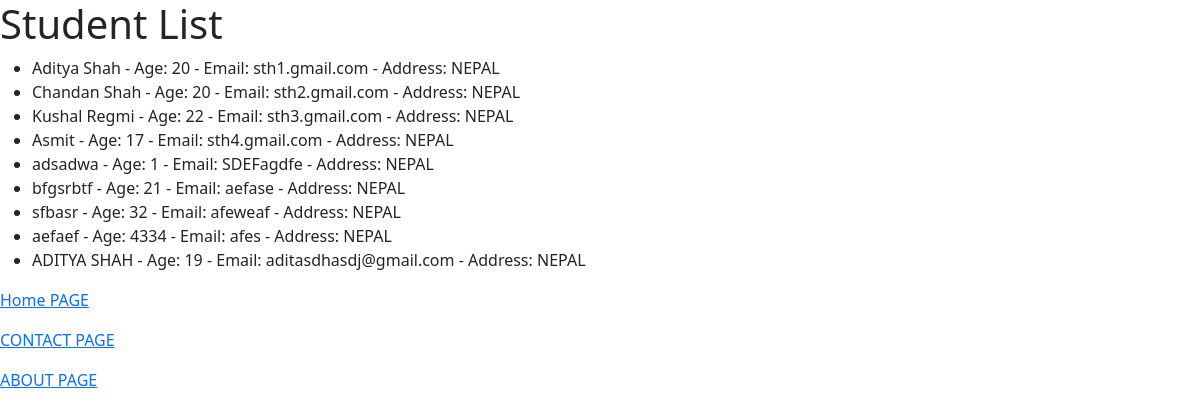
The page /student/ on the database its author committed.
### home/models.py (models this page shows)
class Student(models.Model):
    name =  models.CharField(max_length = 100)
    age = models.IntegerField(default= 18)
    email = models.EmailField()
    address = models.TextField()

### home/views.py (the view)
# urls.py: path('student/', student_list , name="student"),
def student_list(request):
    students = st.objects.all()
    return render(request, "home/student.html",{'students':students})

### home/templates/home/student.html (shortened to what this page needs)
{% extends "base.html" %}
{% block start %}
<body>
    <h1>Student List</h1>
    <ul>
        {% for student in students %}
            <li>{{ student.name }} - Age: {{ student.age }} - Email: {{ student.email }} - Address: {{ student.address }}</li>
        {% endfor %}
    </ul>
    <p> <a href='\' >
        Home PAGE
    </a></p>
    <p>
        <a href='\contact\' >
           CONTACT PAGE
        </a></p>
        <p>
            <a href='\about\' >
               ABOUT PAGE
            </a></p>
</body>
{% endblock%}

### home/templates/base.html (shortened to what this page needs)
{% load static %}
<!DOCTYPE html>
<html lang="en">
<head>
    <link href="https://cdn.jsdelivr.net/npm/bootstrap@5.3.3/dist/css/bootstrap.min.css" rel="stylesheet">
    <link rel="stylesheet" href="{% static 'css/custom.css' %}">
</head>
{% block start %}
{% endblock%}

### home/templates/custom.css (style rules this page uses)
body { background-image: url('/static/images/background-pattern.svg'); background-size: cover; background-attachment: fixed; }

### rows shown on the page
Student: name "Aditya Shah", age "20", email "sth1.gmail.com", address "NEPAL"
Student: name "Chandan Shah", age "20", email "sth2.gmail.com", address "NEPAL"
Student: name "Kushal Regmi", age "22", email "sth3.gmail.com", address "NEPAL"
Student: name "Asmit", age "17", email "sth4.gmail.com", address "NEPAL"
Student: name "adsadwa", age "1", email "SDEFagdfe", address "NEPAL"
Student: name "bfgsrbtf", age "21", email "aefase", address "NEPAL"
Student: name "sfbasr", age "32", email "afeweaf", address "NEPAL"
Student: name "aefaef", age "4334", email "afes", address "NEPAL"
Student: name "ADITYA SHAH", age "19", email "aditasdhasdj@gmail.com", address "NEPAL"
